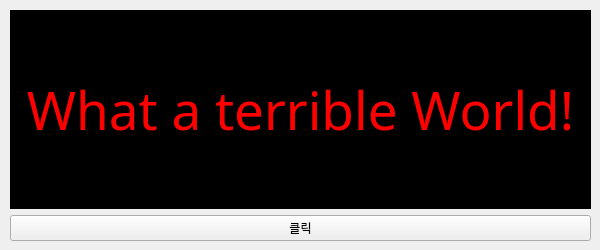
<?xml version="1.0" encoding="UTF-8"?>
<ui version="4.0">
 <class>App</class>
 <widget class="QWidget" name="App">
  <property name="geometry">
   <rect>
    <x>0</x>
    <y>0</y>
    <width>600</width>
    <height>250</height>
   </rect>
  </property>
  <property name="maximumSize">
   <size>
    <width>600</width>
    <height>250</height>
   </size>
  </property>
  <property name="font">
   <font>
    <family>맑은 고딕</family>
   </font>
  </property>
  <property name="windowTitle">
   <string>네번째 QT앱</string>
  </property>
  <widget class="QWidget" name="verticalLayoutWidget">
   <property name="geometry">
    <rect>
     <x>10</x>
     <y>10</y>
     <width>581</width>
     <height>231</height>
    </rect>
   </property>
   <layout class="QVBoxLayout" name="verticalLayout">
    <item>
     <widget class="QLabel" name="label">
      <property name="font">
       <font>
        <family>Bauhaus 93</family>
        <pointsize>40</pointsize>
       </font>
      </property>
      <property name="styleSheet">
       <string notr="true">color : red;
background-color : black;</string>
      </property>
      <property name="text">
       <string>What a terrible World!</string>
      </property>
      <property name="alignment">
       <set>Qt::AlignCenter</set>
      </property>
     </widget>
    </item>
    <item>
     <widget class="QPushButton" name="btnMsg">
      <property name="text">
       <string>클릭</string>
      </property>
     </widget>
    </item>
   </layout>
  </widget>
 </widget>
 <resources/>
 <connections/>
</ui>
